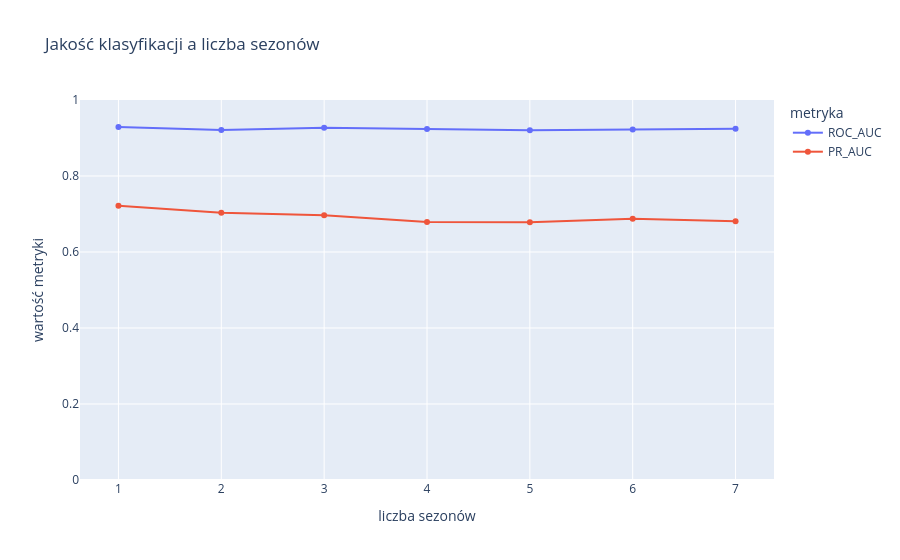

Here is the notebook cell this chart was saved with:
### Code cell
fig = px.line(wynik_clf, x='liczba_sezonów', y=['ROC_AUC', 'PR_AUC'], markers=True,
              title='Jakość klasyfikacji a liczba sezonów',
              labels={'liczba_sezonów': 'liczba sezonów', 'value': 'wartość metryki',
                      'variable': 'metryka'})
fig.update_yaxes(range=[0, 1])
fig.show()

### Figure 1 — Plotly figure (JSON) as saved in the notebook; plotly's stock layout.template omitted (floating-point values rounded to 4 significant figures)
{"data": [{"hovertemplate": "metryka=ROC_AUC<br>liczba sezonów=%{x}<br>wartość metryki=%{y}<extra></extra>", "legendgroup": "ROC_AUC", "line": {"color": "#636efa", "dash": "solid"}, "marker": {"symbol": "circle"}, "mode": "lines+markers", "name": "ROC_AUC", "orientation": "v", "showlegend": true, "type": "scatter", "x": [1, 2, 3, 4, 5, 6, 7], "xaxis": "x", "y": [0.9291, 0.9213, 0.9271, 0.9234, 0.9207, 0.9225, 0.9241], "yaxis": "y"}, {"hovertemplate": "metryka=PR_AUC<br>liczba sezonów=%{x}<br>wartość metryki=%{y}<extra></extra>", "legendgroup": "PR_AUC", "line": {"color": "#EF553B", "dash": "solid"}, "marker": {"symbol": "circle"}, "mode": "lines+markers", "name": "PR_AUC", "orientation": "v", "showlegend": true, "type": "scatter", "x": [1, 2, 3, 4, 5, 6, 7], "xaxis": "x", "y": [0.7216, 0.7034, 0.6964, 0.6787, 0.6786, 0.6873, 0.6812], "yaxis": "y"}], "layout": {"legend": {"title": {"text": "metryka"}, "tracegroupgap": 0}, "title": {"text": "Jakość klasyfikacji a liczba sezonów"}, "xaxis": {"anchor": "y", "domain": [0.0, 1.0], "title": {"text": "liczba sezonów"}}, "yaxis": {"anchor": "x", "domain": [0.0, 1.0], "range": [0, 1], "title": {"text": "wartość metryki"}}}}
